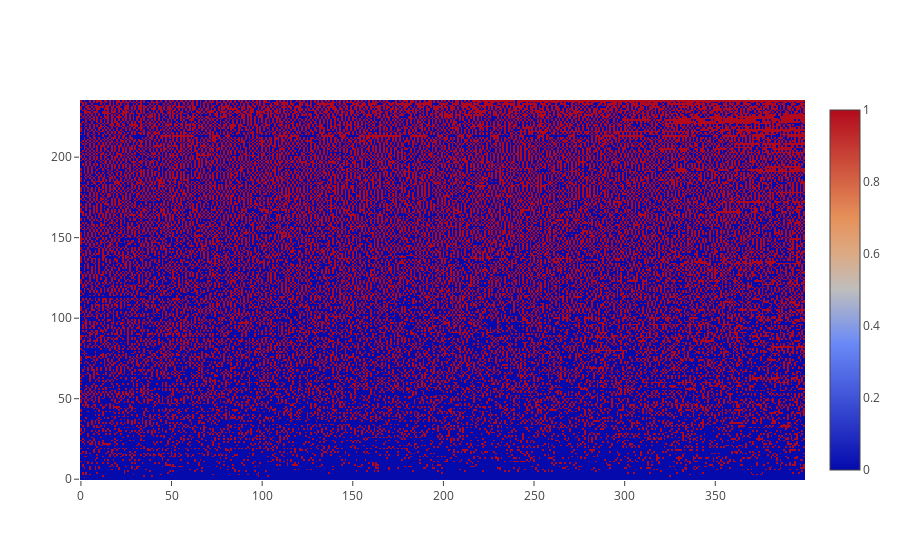

This figure's notebook cell:
### Markdown cell above
Alternative visualization, showing it at the individual user level. Still doesn’t seem to be changing over time. heatmap of whether the user makes a choice (1) or goes for default randomly chosen difficulty after 10-second timeout (0). 174 users (x-axis) visualized over the first 400 difficulty choice prompts (y-axis). restricted to users who were in the 0.5 ab-test (the prompt is shown 50% of the time, other 50% of the time it goes with most frequently chosen one). users sorted in increasing choice levels. don't see any clear trends over time - users' willingness to answer the experience sampling question seems fairly static

### Code cell
from difficulty_choices import plot_israndom_choices_heatmap
plot_israndom_choices_heatmap()

### Figure 1 — Plotly figure (JSON) as saved in the notebook; plotly's stock layout.template omitted (floating-point values rounded to 4 significant figures; data arrays with more than 128 entries replaced by an {"elided": "..."} marker saying what was removed)
{"data": [{"type": "heatmap", "uid": "c00a5f5e-d002-439a-943b-f8b258ddf744", "z": {"elided": "236x400 int values"}}], "layout": {}}
